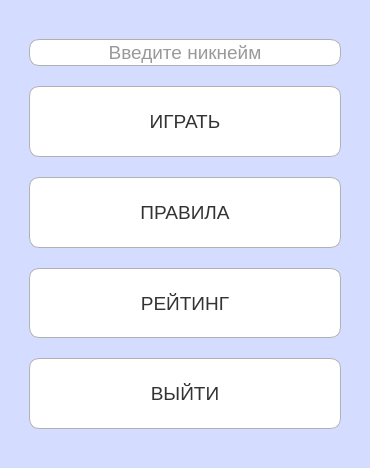
<?xml version="1.0" encoding="UTF-8"?>
<ui version="4.0">
 <class>Dialog</class>
 <widget class="QMainWindow" name="Dialog">
  <property name="geometry">
   <rect>
    <x>0</x>
    <y>0</y>
    <width>370</width>
    <height>468</height>
   </rect>
  </property>
  <property name="minimumSize">
   <size>
    <width>370</width>
    <height>468</height>
   </size>
  </property>
  <property name="maximumSize">
   <size>
    <width>16777215</width>
    <height>16777215</height>
   </size>
  </property>
  <property name="baseSize">
   <size>
    <width>2</width>
    <height>0</height>
   </size>
  </property>
  <property name="cursor">
   <cursorShape>ArrowCursor</cursorShape>
  </property>
  <property name="mouseTracking">
   <bool>false</bool>
  </property>
  <property name="windowTitle">
   <string>Филворды</string>
  </property>
  <property name="accessibleName">
   <string/>
  </property>
  <property name="styleSheet">
   <string notr="true"/>
  </property>
  <widget class="QWidget" name="centralwidget">
   <property name="sizePolicy">
    <sizepolicy hsizetype="Ignored" vsizetype="Expanding">
     <horstretch>0</horstretch>
     <verstretch>0</verstretch>
    </sizepolicy>
   </property>
   <property name="minimumSize">
    <size>
     <width>0</width>
     <height>0</height>
    </size>
   </property>
   <property name="maximumSize">
    <size>
     <width>16777215</width>
     <height>16777215</height>
    </size>
   </property>
   <property name="sizeIncrement">
    <size>
     <width>0</width>
     <height>0</height>
    </size>
   </property>
   <property name="font">
    <font>
     <family>Tahoma</family>
     <pointsize>14</pointsize>
     <weight>50</weight>
     <bold>false</bold>
    </font>
   </property>
   <property name="cursor">
    <cursorShape>ArrowCursor</cursorShape>
   </property>
   <property name="layoutDirection">
    <enum>Qt::LeftToRight</enum>
   </property>
   <property name="styleSheet">
    <string notr="true">QWidget{
color: #333;
background-color: rgb(212, 220, 255)
}

QPushButton{
background-color: white;
border-radius: 10px;
border: 1px solid #b1b1b1;
}

QLineEdit{
background-color: white;
border-radius: 10px;
border: 1px solid #b1b1b1;
}

QPushButton:hover{
background-color: rgb(208, 208, 208); 
}

QPushButton:pressed{
background-color: #888;
}

</string>
   </property>
   <layout class="QVBoxLayout" name="verticalLayout_2">
    <item>
     <layout class="QVBoxLayout" name="verticalLayout">
      <property name="spacing">
       <number>20</number>
      </property>
      <property name="leftMargin">
       <number>20</number>
      </property>
      <property name="topMargin">
       <number>30</number>
      </property>
      <property name="rightMargin">
       <number>20</number>
      </property>
      <property name="bottomMargin">
       <number>30</number>
      </property>
      <item>
       <widget class="QLineEdit" name="nickname">
        <property name="sizePolicy">
         <sizepolicy hsizetype="Expanding" vsizetype="Fixed">
          <horstretch>0</horstretch>
          <verstretch>0</verstretch>
         </sizepolicy>
        </property>
        <property name="minimumSize">
         <size>
          <width>0</width>
          <height>0</height>
         </size>
        </property>
        <property name="maximumSize">
         <size>
          <width>16777215</width>
          <height>16777215</height>
         </size>
        </property>
        <property name="font">
         <font>
          <family>Tahoma</family>
          <pointsize>14</pointsize>
         </font>
        </property>
        <property name="cursor">
         <cursorShape>ArrowCursor</cursorShape>
        </property>
        <property name="layoutDirection">
         <enum>Qt::LeftToRight</enum>
        </property>
        <property name="styleSheet">
         <string notr="true"/>
        </property>
        <property name="text">
         <string/>
        </property>
        <property name="frame">
         <bool>false</bool>
        </property>
        <property name="echoMode">
         <enum>QLineEdit::Normal</enum>
        </property>
        <property name="alignment">
         <set>Qt::AlignCenter</set>
        </property>
        <property name="placeholderText">
         <string>Введите никнейм</string>
        </property>
        <property name="clearButtonEnabled">
         <bool>false</bool>
        </property>
       </widget>
      </item>
      <item>
       <widget class="QPushButton" name="play">
        <property name="sizePolicy">
         <sizepolicy hsizetype="Minimum" vsizetype="Expanding">
          <horstretch>0</horstretch>
          <verstretch>0</verstretch>
         </sizepolicy>
        </property>
        <property name="minimumSize">
         <size>
          <width>0</width>
          <height>0</height>
         </size>
        </property>
        <property name="maximumSize">
         <size>
          <width>16777215</width>
          <height>16777215</height>
         </size>
        </property>
        <property name="font">
         <font>
          <family>Tahoma</family>
          <pointsize>14</pointsize>
         </font>
        </property>
        <property name="styleSheet">
         <string notr="true"/>
        </property>
        <property name="text">
         <string>ИГРАТЬ</string>
        </property>
       </widget>
      </item>
      <item>
       <widget class="QPushButton" name="rules">
        <property name="sizePolicy">
         <sizepolicy hsizetype="Minimum" vsizetype="Expanding">
          <horstretch>0</horstretch>
          <verstretch>0</verstretch>
         </sizepolicy>
        </property>
        <property name="minimumSize">
         <size>
          <width>0</width>
          <height>0</height>
         </size>
        </property>
        <property name="maximumSize">
         <size>
          <width>16777215</width>
          <height>16777215</height>
         </size>
        </property>
        <property name="font">
         <font>
          <family>Tahoma</family>
          <pointsize>14</pointsize>
         </font>
        </property>
        <property name="layoutDirection">
         <enum>Qt::LeftToRight</enum>
        </property>
        <property name="styleSheet">
         <string notr="true"/>
        </property>
        <property name="text">
         <string>ПРАВИЛА</string>
        </property>
       </widget>
      </item>
      <item>
       <widget class="QPushButton" name="rating">
        <property name="sizePolicy">
         <sizepolicy hsizetype="Expanding" vsizetype="Expanding">
          <horstretch>0</horstretch>
          <verstretch>0</verstretch>
         </sizepolicy>
        </property>
        <property name="font">
         <font>
          <family>Tahoma</family>
          <pointsize>14</pointsize>
          <weight>50</weight>
          <bold>false</bold>
         </font>
        </property>
        <property name="text">
         <string>РЕЙТИНГ</string>
        </property>
       </widget>
      </item>
      <item>
       <widget class="QPushButton" name="exit">
        <property name="sizePolicy">
         <sizepolicy hsizetype="Minimum" vsizetype="Expanding">
          <horstretch>0</horstretch>
          <verstretch>0</verstretch>
         </sizepolicy>
        </property>
        <property name="minimumSize">
         <size>
          <width>0</width>
          <height>0</height>
         </size>
        </property>
        <property name="maximumSize">
         <size>
          <width>16777215</width>
          <height>16777215</height>
         </size>
        </property>
        <property name="font">
         <font>
          <family>Tahoma</family>
          <pointsize>14</pointsize>
          <weight>50</weight>
          <bold>false</bold>
         </font>
        </property>
        <property name="layoutDirection">
         <enum>Qt::LeftToRight</enum>
        </property>
        <property name="styleSheet">
         <string notr="true"/>
        </property>
        <property name="text">
         <string>ВЫЙТИ</string>
        </property>
       </widget>
      </item>
     </layout>
    </item>
   </layout>
  </widget>
 </widget>
 <resources/>
 <connections/>
</ui>
